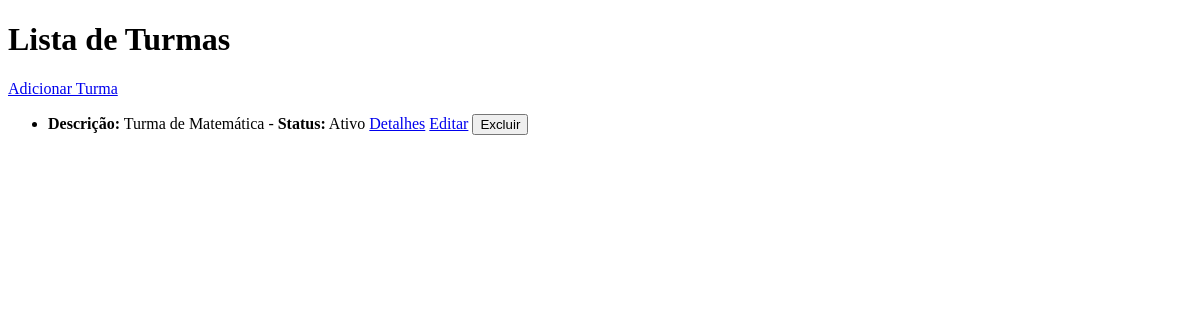
/turmas, run on an earlier commit of the app's database.
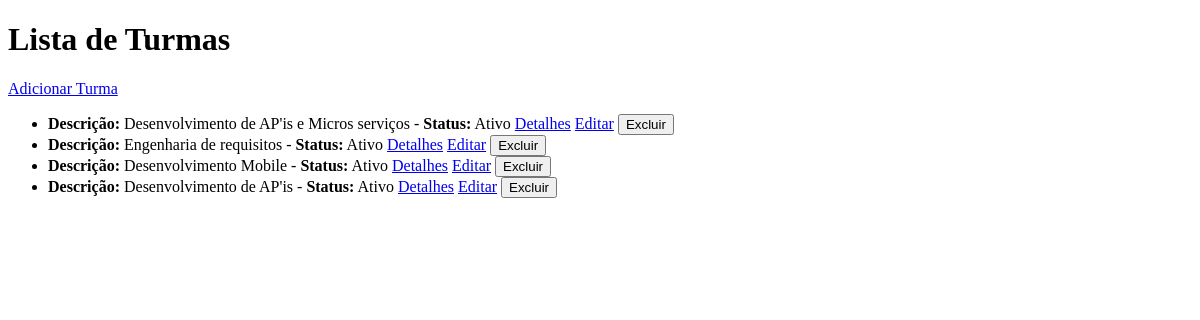
And on a later commit of the database.
### app/models.py (models this page shows)
class Turma(db.Model):
    __tablename__ = 'turmas'
    id = db.Column(db.Integer, primary_key=True)
    descricao = db.Column(db.String(100), nullable=False)
    status = db.Column(db.Boolean, default=True)
    professor_id = db.Column(db.Integer, db.ForeignKey(
        'professores.id'), nullable=False)
    alunos = db.relationship('Aluno', backref='turma', lazy="select")

### app/turmas/turmas_routes.py (the view)
@turmas_blueprint.route("/turmas", methods=["GET"])
def get_turmas():
    turmas = listar_turmas()
    return render_template('turmas/turmas.html', turmas=turmas)

### app/turmas/turmas_model.py (called while the page is built)
def listar_turmas():
    turmas = Turma.query.all()
    return [
        {
            "id": turma.id,
            "descricao": turma.descricao,
            "professor": turma.professor_id,
            "status": turma.status
        }
        for turma in turmas
    ]

### app/templates/turmas/turmas.html (shortened to what this page needs)
<!DOCTYPE html>
<html lang="pt-BR">
<head>
</head>
<body>
    <h1>Lista de Turmas</h1>
    <a href="/turmas/novo">Adicionar Turma</a>
    <ul>
        {% if turmas %}
            {% for turma in turmas %}
                <li>
                    <strong>Descrição:</strong> {{ turma.descricao }}
                    - <strong>Status:</strong> {{ 'Ativo' if turma.status else 'Inativo' }}
                    <a href="/turmas/{{ turma.id }}">Detalhes</a>
                    <a href="/turmas/{{ turma.id }}/atualizar">Editar</a>
                    <form action="/turmas/{{ turma.id }}" method="POST" style="display:inline;" onsubmit="return confirmDelete(this);">
                        <button type="submit">Excluir</button>
                    </form>
                </li>
            {% endfor %}
        {% else %}
            <li>Nenhuma turma cadastrada.</li>
        {% endif %}
    </ul>
</body>
</html>

What changed in the data, as far as the page shows it:
changed Turma: descricao "Turma de Matemática" → "Desenvolvimento de AP'is e Micros serviços"
added Turma: descricao "Engenharia de requisitos", status "Ativo"
added Turma: descricao "Desenvolvimento Mobile", status "Ativo"
added Turma: descricao "Desenvolvimento de AP'is", status "Ativo"
